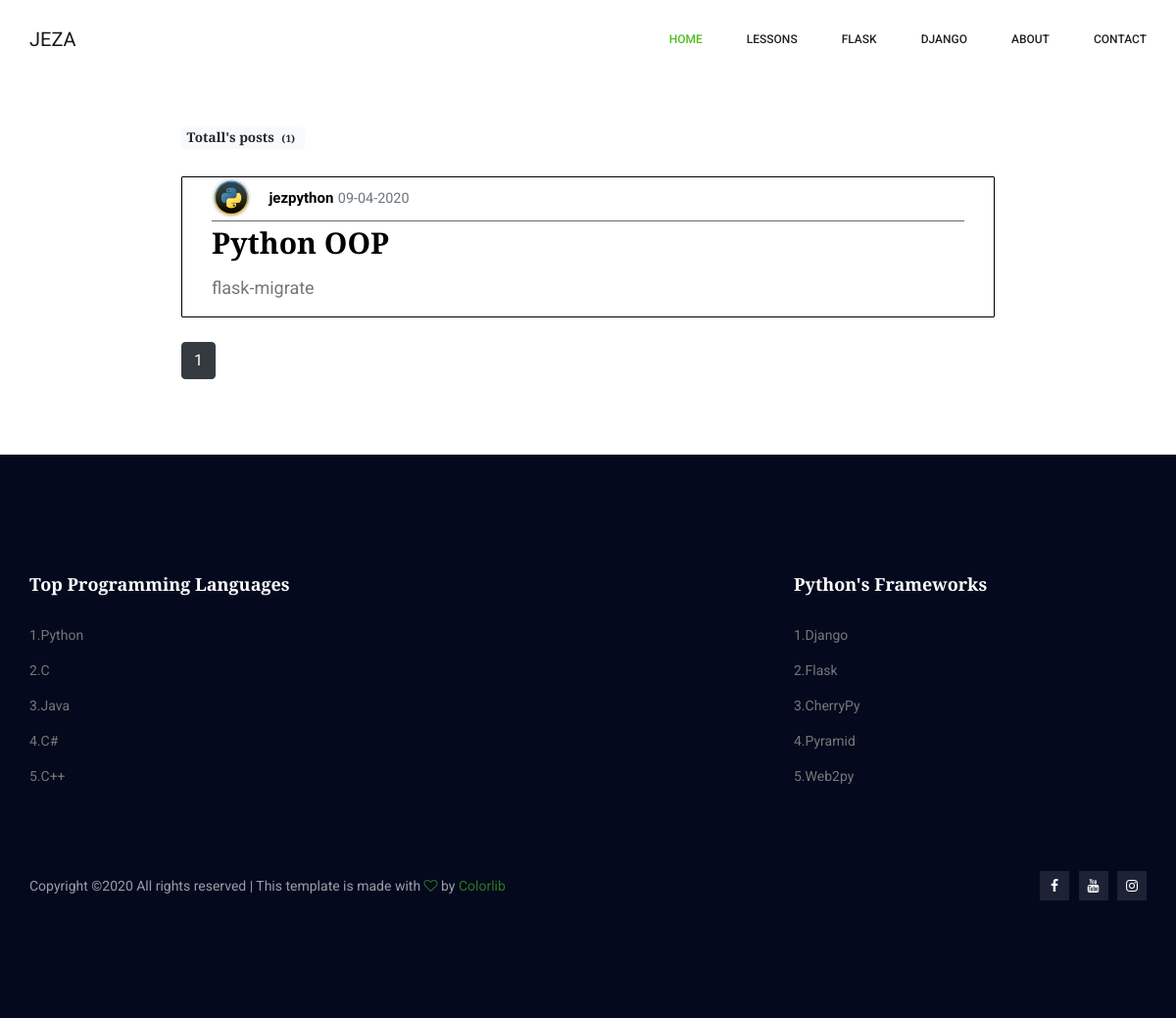
/ftr/user/jezpython, run on an earlier commit of the app's database.
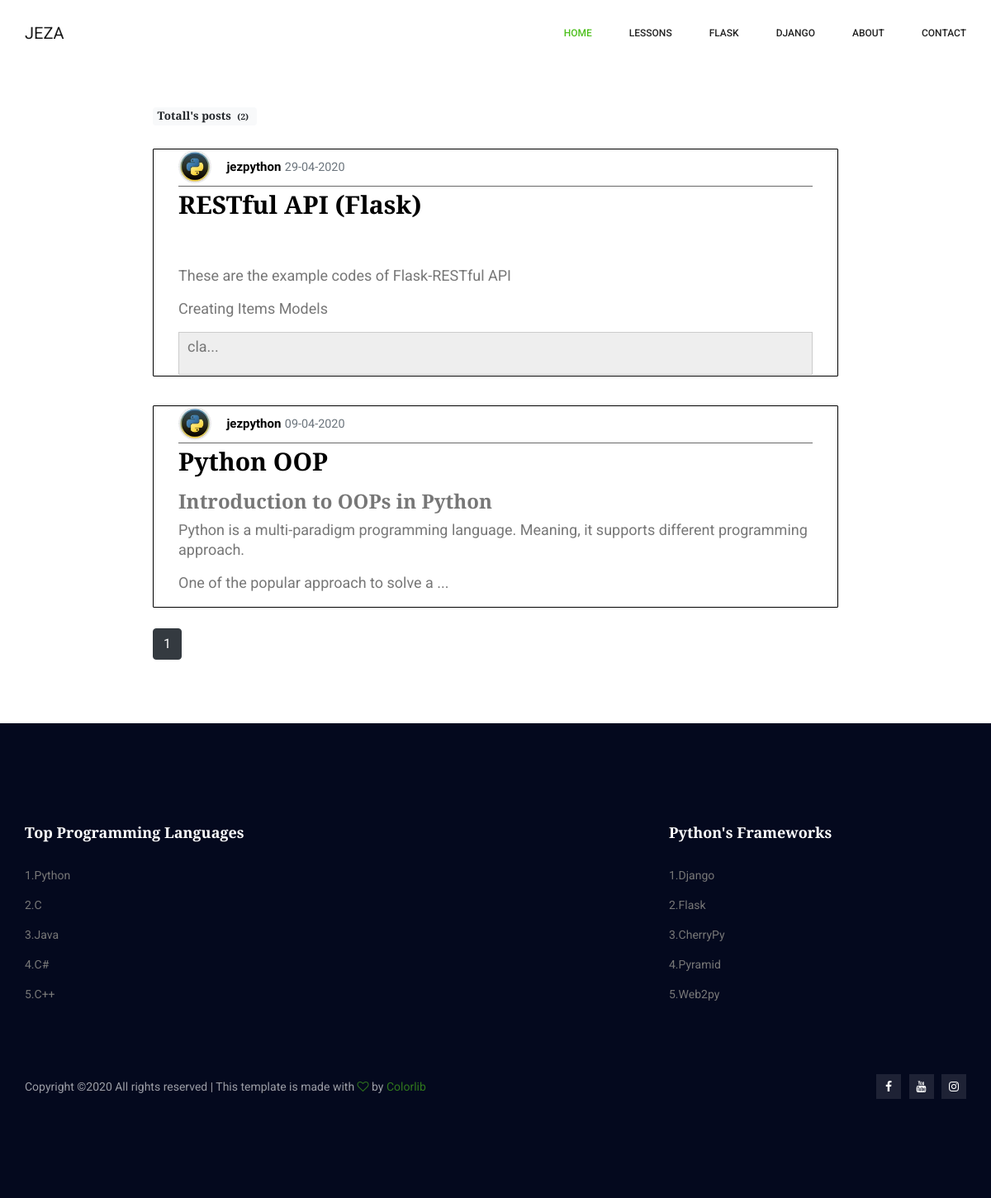
And on a later commit of the database.
### sec/models.py (models this page shows, shortened)
class Post(db.Model):
	id = db.Column(db.Integer, primary_key=True)
	title = db.Column(db.String(100), nullable=False)
	date_posted = db.Column(db.DateTime, nullable=False, default=datetime.utcnow)
	content = db.Column(db.Text, nullable=False)
	image = db.Column(db.String(120))
	user_id = db.Column(db.Integer, db.ForeignKey('user.id'), nullable=False)

class User(db.Model, UserMixin):
	id = db.Column(db.Integer, primary_key=True)
	username = db.Column(db.String(20), unique=True, nullable=False)
	email = db.Column(db.String(120), unique=True, nullable=False)
	image_file = db.Column(db.String(20), nullable=False, default='default.jpg')
	password = db.Column(db.String(120), nullable=False)
	posts = db.relationship('Post', backref='author', lazy=True)

### sec/users/routes.py (the view)
@users.route('/user/<string:username>')
def user_posts(username):
	page = request.args.get('page', 1, type=int)
	user = User.query.filter_by(username=username).first_or_404()
	posts = Post.query.filter_by(author=user)\
		.order_by(Post.date_posted.desc())\
		.paginate(page=page, per_page=5)
	return render_template('user_posts.html', posts=posts, user=user)

### sec/templates/user_posts.html
{% extends 'index.html' %}
    {% block content %}
    <div class="content">
        <h1 class="badge badge-light">Totall's posts <span class="badge badge-light">({{ posts.total }})</span> </h1>
    </div>
        {% for post in posts.items %}
            <div class="content">
                <article class=" media content-section">
                    <div class="media-body">
                    <div class="article-metadata">
                        <img class="rounded-circle article-img" src="{{ url_for('static', filename='profile_pics/' + post.author.image_file) }}">
                        <a class="author" href="{{ url_for('users.user_posts', username=post.author.username) }}">{{ post.author.username }}</a>
                        <small class="text-muted">{{ post.date_posted.strftime('%d-%m-%Y') }}</small>
                    </div>
                    <h2><a class="article-title" href="{{ url_for('main.all_post', post_id=post.id) }}">{{ post.title }}</a></h2>
                    <p class="article-content">{{ post.content|safe|truncate(200,True) }}</p>
                    </div>
                </article>
            </div>
            {% endfor %}
        <div class="content">
            {% for page_num in posts.iter_pages(left_edge=1, right_edge=1, left_current=1, right_current=2) %}
                {% if page_num %}
                    {% if posts.page == page_num %}
                        <a class="btn btn-dark mb-4 " href="{{ url_for('main.all_post', page=page_num) }}">{{ page_num }}</a>
                    {% else %}
                        <a class="btn btn-outline-dark mb-4" href="{{ url_for('main.all_post', page=page_num) }}">{{ page_num }}</a>
                    {% endif %}
                    {% else %}
                    ...
                {% endif %}
            {% endfor %}
        </div>
    <br> <br>
        {% endblock %}

### sec/templates/index.html (shortened to what this page needs)
<!doctype html>
<html lang="en">
    <head>
        <link href="https://stackpath.bootstrapcdn.com/font-awesome/4.7.0/css/font-awesome.min.css" rel="stylesheet">
        <link rel="stylesheet" href="{{url_for('static', filename='css/bootstrap.css')}}">
        <link rel="stylesheet" href="{{url_for('static', filename='vendors/linericon/style.css')}}">
        <link rel="stylesheet" href="{{url_for('static', filename='css/font-awesome.min.css')}}">
        <link rel="stylesheet" href="{{url_for('static', filename='vendors/owl-carousel/owl.carousel.min.css')}}">
        <link rel="stylesheet" href="{{url_for('static', filename='vendors/lightbox/simpleLightbox.css')}}">
        <link rel="stylesheet" href="{{url_for('static', filename='vendors/nice-select/css/nice-select.css')}}">
        <link rel="stylesheet" href="{{url_for('static', filename='vendors/animate-css/animate.css')}}">
        <link rel="stylesheet" href="{{url_for('static', filename='vendors/popup/magnific-popup.css')}}">
        <link rel="stylesheet" href="{{url_for('static',filename='css/style.css')}}">
        <link rel="stylesheet" href="{{url_for('static', filename='css/responsive.css') }}">
    </head>
    <body>
        <header class="header_area">
            <div class="main_menu">
            	<nav class="navbar navbar-expand-lg navbar-light">
					<div class="container">
						<a class="navbar-brand logo_h" href="{{url_for('main.home')}}">JEZA</a>
						<div class="collapse navbar-collapse offset" id="navbarSupportedContent">
							<ul class="nav navbar-nav menu_nav ml-auto">
                                {% if current_user.is_authenticated %}
                                <li class="nav-item "><a class="nav-link" href="{{url_for('main.all_post')}}">Lesson</a></li>
                                <li class="nav-item "><a class="nav-link" href="{{url_for('posts.new_post')}}">New</a></li>
                                <li class="nav-item "><a class="nav-link" href="{{url_for('users.account')}}"> Account </a></li>
                                <li class="nav-item "><a class="nav-link" href="{{url_for('users.logout')}}"> >Home</a></li>
                                {% else %}
								<li class="nav-item active"><a class="nav-link" href="{{url_for('main.home')}}"> Home</a></li>
								<li class="nav-item "><a class="nav-link" href="{{url_for('main.all_post')}}">Lessons</a></li>
								<li class="nav-item "><a class="nav-link" href="{{url_for('main.flask')}}"> Flask</a></li>
								<li class="nav-item "><a class="nav-link" href="{{url_for('main.django')}}"> Django</a></li>
								<li class="nav-item "><a class="nav-link" href="{{url_for('main.about')}}"> About</a></li>
                                <li class="nav-item "><a class="nav-link" href="{{url_for('main.contact')}}"> Contact</a></li>
                                {% endif %}
							</ul>
						</div>
					</div>
            	</nav>
            </div>
        </header>
        {% block content %}{% endblock %}
        <footer class="footer-area p_120">
            <div class="container">
                <div class="row">
                    <div class="col-lg-8  col-md-5 col-sm-5">
                        <div class="single-footer-widget tp_widgets">
                           <h6 class="footer_title">Top Programming Languages</h6>
                            <ul class="list">
                                <li><a >1.Python</a></li>
                                <li><a >2.C</a></li>
                            	<li><a >3.Java</a></li>
                            	<li><a >4.C#</a></li>
                                <li><a >5.C++</a></li>
                            </ul>
                        </div>
                    </div>
                    <div class="col-lg-4  col-md-5 col-sm-5">
                        <div class="single-footer-widget tp_widgets">
                           <h6 class="footer_title">Python's Frameworks</h6>
                            <ul class="list">
                            	<li><a >1.Django</a></li>
                            	<li><a >2.Flask</a></li>
                            	<li><a >3.CherryPy</a></li>
                                <li><a >4.Pyramid</a></li>
                                <li><a >5.Web2py</a></li>
                            </ul>
                        </div>
                    </div>
                </div>
                <div class="row footer-bottom d-flex justify-content-between align-items-center">
                    <p class="col-lg-8 col-md-8 footer-text m-0">
Copyright &copy;<script>document.write(new Date().getFullYear());</script> All rights reserved | This template is made with <i class="fa fa-heart-o" aria-hidden="true"></i> by <a href="https://colorlib.com" target="_blank">Colorlib</a>
</p>
                    <div class="col-lg-4 col-md-4 footer-social">
                        <a href="#"><i class="fa fa-facebook"></i></a>
                        <a href="#"><i class="fa fa-youtube"></i></a>
                        <a href="#"><i class="fa fa-instagram"></i></a>
                    </div>
                </div>
            </div>
        </footer>
    </body>
</html>

### sec/static/css/style.css (style rules this page uses)
.list { list-style: none; margin: 0px; padding: 0px; }
a { text-decoration: none; transition: all 0.3s ease-in-out; }
body { line-height: 24px; font-size: 14px; font-family: "Roboto", sans-serif; font-weight: normal; color: #777777; }
h1, h2, h3, h4, h5, h6 { font-family: "Playfair Display", serif; font-weight: bold; }
.p_120 { padding-top: 120px; padding-bottom: 120px; }
@media (min-width: 1200px) { .container { max-width: 1170px; } }
.header_area { position: absolute; width: 100%; top: 0; left: 0; z-index: 99; transition: background 0.4s, all 0.3s linear; }
.header_area .navbar { background: transparent; padding: 0px; border: 0px; border-radius: 0px; }
.header_area .navbar .nav .nav-item { margin-right: 45px; }
.header_area .navbar .nav .nav-item .nav-link { font: 500 12px/80px "Roboto", sans-serif; text-transform: uppercase; color: #222222; padding: 0px; display: inline-block; }
.header_area .navbar .nav .nav-item .nav-link:after { display: none; }
.header_area .navbar .nav .nav-item:hover .nav-link, .header_area .navbar .nav .nav-item.active .nav-link { color: #4dbf1c; }
.header_area .navbar .nav .nav-item:last-child { margin-right: 0px; }
.header_area + section, .header_area + row, .header_area + div { margin-top: 122px; }
.content { min-height: 100%; margin-left: 15%; margin-right: 15%; padding: 5px 5px; font-size: 18px; }
.content-section { padding: 10px 20px; border: 1px solid black; border-radius: 1px; margin-bottom: 15px; margin-top: 10px; display: block; padding: 1px 30px; }
.article-title { color: black; text-decoration: none; font-weight: bold; font-size: 30px; }
.article-content { white-space: pre-line; color: black; font-size: 15px; }
.author { color:black; text-decoration: none; font-size: 15px; font-weight: bold; }
.article-img { height: 40px; width: 40px; margin-right: 14px; }
.article-metadata { color: white; padding-bottom: 3px; margin-bottom: 4px; border-bottom: 1px solid #696969; }
h1 { font-size: 36px; }
h2 { font-size: 30px; }
h3 { font-size: 24px; }
h6 { font-size: 14px; }
.footer-area { background: #04091e; }
.tp_widgets .list li { margin-bottom: 12px; }
.tp_widgets .list li a { color: #777777; font-size: 14px; font-weight: normal; font-family: "Roboto", sans-serif; transition: all 300ms linear; }
.tp_widgets .list li:last-child { margin-bottom: 0px; }
.footer_title { font-size: 18px; line-height: 24px; font-weight: bold; font-family: "Playfair Display", serif; color: #fff; margin-bottom: 28px; }
.footer-bottom { padding-top: 85px; }
.footer-bottom .footer-text { color: #fff; opacity: .6; }
.footer-bottom .footer-text i { color: #4dbf1c; opacity: 1; }
.footer-bottom .footer-text a { color: #4dbf1c; opacity: 1; }
.footer-bottom .footer-social { text-align: right; }
.footer-bottom .footer-social a { font-size: 14px; line-height: 30px; color: #fff; margin-left: 6px; transition: all 0.3s linear; background: #1e2235; height: 30px; width: 30px; text-align: center; display: inline-block; transition: all 300ms linear 0s; }

What changed in the data, as far as the page shows it:
added Post: image_file (picture), author.username "jezpython", date_posted "29-04-2020", title "RESTful API (Flask)", content "These are the example codes of Flask-RESTful API Creating Items Models cla..."
changed Post "Python OOP": content "flask-migrate" → "Introduction to OOPs in Python Python is a multi-paradigm programming language. Meaning, it supports different programming approach. One of the popular approach to solve a ..."
Also different on the page:
{{ posts.total }}: "1" → "2"
